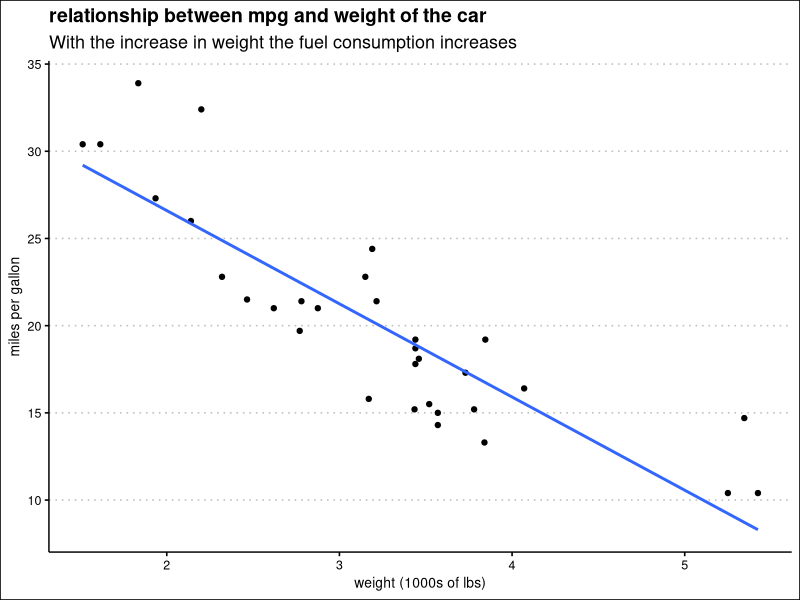

R code for this plot:
library(tidyverse)
library(ggthemes)

car_plot <- mtcars %>% select(wt, mpg) %>% ggplot(.)+aes(wt,mpg)+
  geom_point()+geom_smooth(method='lm', formula = y~x, se=F)+
  theme_clean()+
  labs(title = 'relationship between mpg and weight of the car',
       x='weight (1000s of lbs)',
       y='miles per gallon',
       subtitle = 'With the increase in weight the fuel consumption increases')

write_rds(car_plot,"car-plot.rds")




